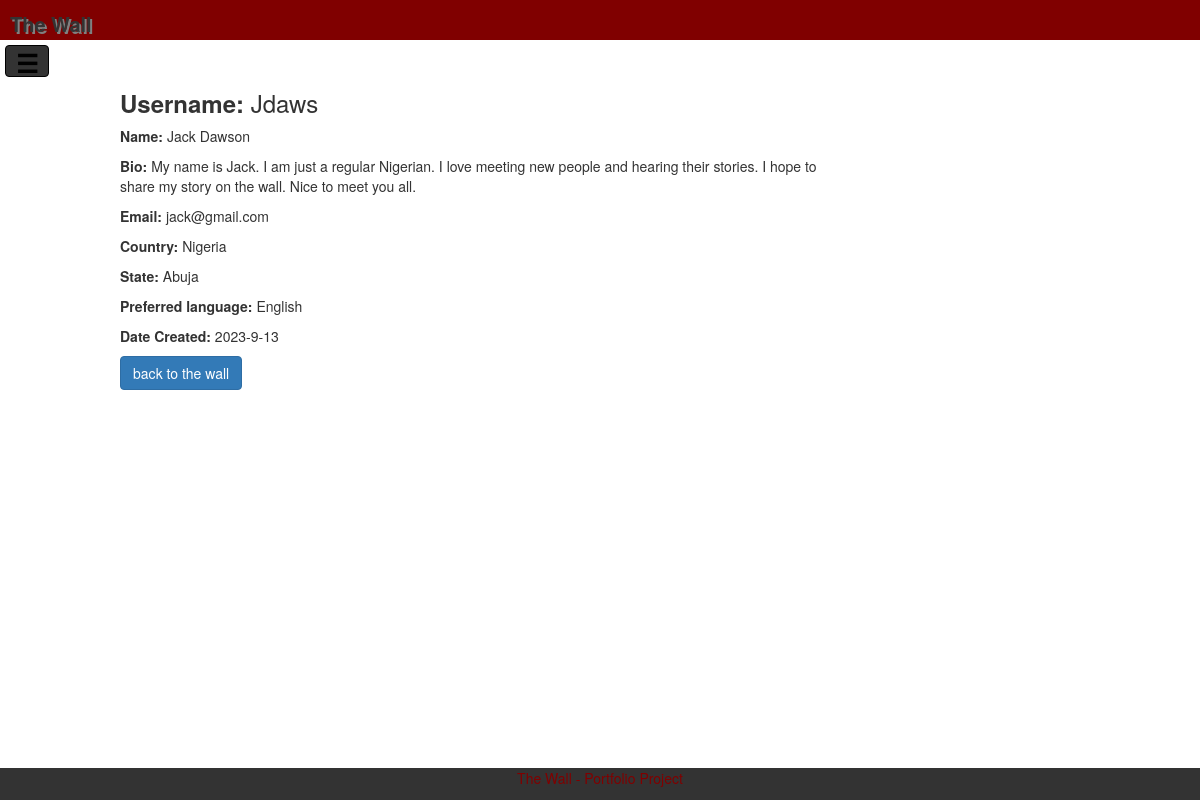
Page /profile/Jdaws (signed in) on the committed database.
### wall/models.py (models this page shows, shortened)
class User(db.Model, UserMixin):
    id = db.Column(db.Integer, primary_key=True)
    fname = db.Column(db.String(25), nullable=False)
    lname = db.Column(db.String(25), nullable=False)
    username = db.Column(db.String(20), nullable=False)
    email = db.Column(db.String(100), nullable=False)
    password = db.Column(db.String(100), nullable=False)
    bio = db.Column(db.Text, nullable=True)
    country = db.Column(db.String(45), nullable=True)
    state = db.Column(db.String(45), nullable=True)
    pref_lang = db.Column(db.String(20), nullable=True)
    created_at = db.Column(db.DateTime, default=datetime.utcnow)
    posts = db.relationship("Post", backref="user", lazy=True,
                            cascade="all, delete-orphan")

### wall/routes.py (the view)
@app.route('/profile/', strict_slashes=False)
@app.route('/profile/<username>', strict_slashes=False)
@login_required
def profile(username=None):
    if username:
        with app.app_context():
            user = User.query.filter_by(username=username).first()
        db.session.close()
        if user:
            return render_template("profile.html", user=user)
        else:
            return "This user does not exist"
    else:
        return render_template("profile.html", user=current_user)

### wall/models.py (called while the page is built)
@login_manager.user_loader
def load_user(user_id):
    return User.query.get(int(user_id))

### wall/templates/profile.html (shortened to what this page needs)
{% extends 'layout.html' %}
{% block link %}
	<link rel="stylesheet" href="https://maxcdn.bootstrapcdn.com/bootstrap/3.4.1/css/bootstrap.min.css">
{% endblock link %}
{% block main %}
	<div class="content-section">
		<h3><b>Username:</b> {{ user.username }}</h3>
		<p><b>Name:</b> {{ user.fname }} {{ user.lname }}</p>
		<p><b>Bio:</b> {{ user.bio }}</p>
		<p><b>Email:</b> {{ user.email }}</p>
		<p><b>Country:</b> {{ user.country }}</p>
		<p><b>State:</b> {{ user.state }}</p>
		<p><b>Preferred language:</b> {{ user.pref_lang }}</p>
		<p><b>Date Created:</b> {{ user.created_at.year }}-{{ user.created_at.month }}-{{ user.created_at.day }}</p>
		{% if current_user.username == user.username %}
			<a class="btn btn-primary" href="{{ url_for('updateprofile') }}">Edit profile</a>
			<button type="button" class="btn btn-danger" data-toggle="modal" data-target="#deleteModal">
				Delete profile
			</button>
			<div class="modal fade" id="deleteModal" tabindex="-1" role="dialog" aria-labelledby="deleteModalLabel" aria-hidden="true">
	 	 		<div class="modal-dialog" role="document">
    				<div class="modal-content">
      					<div class="modal-header">
        					<h5 class="modal-title" id="deleteModalLabel">This will permanently delete your profile</h5>
        					<button type="button" class="close" data-dismiss="modal" aria-label="Close">
          						<span aria-hidden="true">&times;</span>
        					</button>
      					</div>
      					<div class="modal-body">
        					Are your sure?
      					</div>
      					<div class="modal-footer">
							<form>
        						<button type="button" class="btn btn-secondary" data-dismiss="modal">Cancel</button>
							</form>
							<form action="{{ url_for('deleteprofile', user_id=user.id) }}" method="POST">
        						<button type="submit" class="btn btn-danger">Confirm</button>
							</form>
      					</div>
    				</div>
  				</div>
			</div>
		{% else %}
			<a class="btn btn-primary" href="{{ url_for('wall') }}">back to the wall</a>
		{% endif %}
	</div>
{% endblock main %}

### wall/templates/layout.html (shortened to what this page needs)
<!Doctype html>
<html lang="en">
<head>
 	<link rel="stylesheet" href="{{ url_for('static', filename='styles/main.css') }}">
    {% block link %}
    {% endblock link %}
</head>
<body>
	<header>
      	<p>The Wall</p>
	</header>
	{% block nav %}
		<label for="toggle-btn" id="toggle-label">&#9776;</label>
	{% endblock nav %}
	<main>
		{% block main %}
		{% endblock main %}
	</main>
	<footer>
		<p>The Wall - Portfolio Project</p>
	</footer>
</body>
</html>

### wall/static/styles/main.css (style rules this page uses)
header { width: 100%; position: relative; height: 40px; background-color: maroon; }
header p { font-weight: bold; padding: 10px; margin-top: auto; text-shadow: 2px 2px grey; font-size: 20px; }
body { background-color: white; padding: 0px; margin: 0px; font-family: arial, helvetica, sans-serif; }
div.content-section { width: 60%; margin-top: 50px; margin-left: 10%; }
footer { text-align: center; background-color: #333; height: 32px; width: 100%; bottom: 0; position: fixed; }
footer p { color: maroon; }
.btn { color: white; background-color: black; font-weight: bold; padding: 5px 10px; }
#toggle-label { background-color: #333; color: black; border: 1px solid black; border-radius: 4px; height: 32px; margin-top: 42px; margin-left: 5px; padding: 0px 10px; z-index: 2; position: absolute; font-size: 25px; top: 3px; cursor: pointer; }

### rows in the picture
User: username "Jdaws", fname "Jack", lname "Dawson", bio "My name is Jack. I am just a regular Nigerian. I love meeting new people and hearing their stories. I hope to share my story on the wall. Nice to meet you all.", email "jack@gmail.com", country "Nigeria", state "Abuja", pref_lang "English", created_at.year "2023", created_at.month "9", created_at.day "13"
